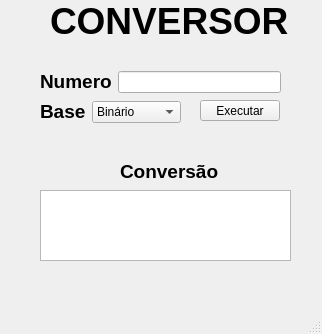
<?xml version="1.0" encoding="UTF-8"?>
<ui version="4.0">
 <class>MainWindow</class>
 <widget class="QMainWindow" name="MainWindow">
  <property name="geometry">
   <rect>
    <x>0</x>
    <y>0</y>
    <width>322</width>
    <height>334</height>
   </rect>
  </property>
  <property name="windowTitle">
   <string>MainWindow</string>
  </property>
  <widget class="QWidget" name="centralwidget">
   <widget class="QLabel" name="label">
    <property name="geometry">
     <rect>
      <x>50</x>
      <y>0</y>
      <width>241</width>
      <height>41</height>
     </rect>
    </property>
    <property name="text">
     <string>&lt;html&gt;&lt;head/&gt;&lt;body&gt;&lt;p&gt;&lt;span style=&quot; font-size:28pt; font-weight:700;&quot;&gt;CONVERSOR&lt;/span&gt;&lt;/p&gt;&lt;/body&gt;&lt;/html&gt;</string>
    </property>
   </widget>
   <widget class="QLabel" name="label_4">
    <property name="geometry">
     <rect>
      <x>120</x>
      <y>160</y>
      <width>101</width>
      <height>21</height>
     </rect>
    </property>
    <property name="text">
     <string>&lt;html&gt;&lt;head/&gt;&lt;body&gt;&lt;p&gt;&lt;span style=&quot; font-size:14pt; font-weight:700;&quot;&gt;Conversão&lt;/span&gt;&lt;/p&gt;&lt;/body&gt;&lt;/html&gt;</string>
    </property>
   </widget>
   <widget class="QTextEdit" name="textEditSaida">
    <property name="geometry">
     <rect>
      <x>40</x>
      <y>190</y>
      <width>251</width>
      <height>71</height>
     </rect>
    </property>
   </widget>
   <widget class="QPushButton" name="pushButtonExecutar">
    <property name="geometry">
     <rect>
      <x>200</x>
      <y>100</y>
      <width>80</width>
      <height>21</height>
     </rect>
    </property>
    <property name="text">
     <string>Executar</string>
    </property>
   </widget>
   <widget class="QWidget" name="">
    <property name="geometry">
     <rect>
      <x>40</x>
      <y>70</y>
      <width>241</width>
      <height>24</height>
     </rect>
    </property>
    <layout class="QHBoxLayout" name="horizontalLayout">
     <item>
      <widget class="QLabel" name="label_2">
       <property name="text">
        <string>&lt;html&gt;&lt;head/&gt;&lt;body&gt;&lt;p&gt;&lt;span style=&quot; font-size:14pt; font-weight:700;&quot;&gt;Numero&lt;/span&gt;&lt;/p&gt;&lt;/body&gt;&lt;/html&gt;</string>
       </property>
      </widget>
     </item>
     <item>
      <widget class="QLineEdit" name="lineEditNumero"/>
     </item>
    </layout>
   </widget>
   <widget class="QWidget" name="">
    <property name="geometry">
     <rect>
      <x>40</x>
      <y>100</y>
      <width>141</width>
      <height>24</height>
     </rect>
    </property>
    <layout class="QHBoxLayout" name="horizontalLayout_2">
     <item>
      <widget class="QLabel" name="label_3">
       <property name="text">
        <string>&lt;html&gt;&lt;head/&gt;&lt;body&gt;&lt;p&gt;&lt;span style=&quot; font-size:14pt; font-weight:700;&quot;&gt;Base&lt;/span&gt;&lt;/p&gt;&lt;/body&gt;&lt;/html&gt;</string>
       </property>
      </widget>
     </item>
     <item>
      <widget class="QComboBox" name="comboBoxBase">
       <item>
        <property name="text">
         <string>Binário</string>
        </property>
       </item>
       <item>
        <property name="text">
         <string>Octal</string>
        </property>
       </item>
       <item>
        <property name="text">
         <string>HexaDecimal</string>
        </property>
       </item>
      </widget>
     </item>
    </layout>
   </widget>
  </widget>
  <widget class="QMenuBar" name="menubar">
   <property name="geometry">
    <rect>
     <x>0</x>
     <y>0</y>
     <width>322</width>
     <height>17</height>
    </rect>
   </property>
  </widget>
  <widget class="QStatusBar" name="statusbar"/>
 </widget>
 <resources/>
 <connections/>
</ui>
